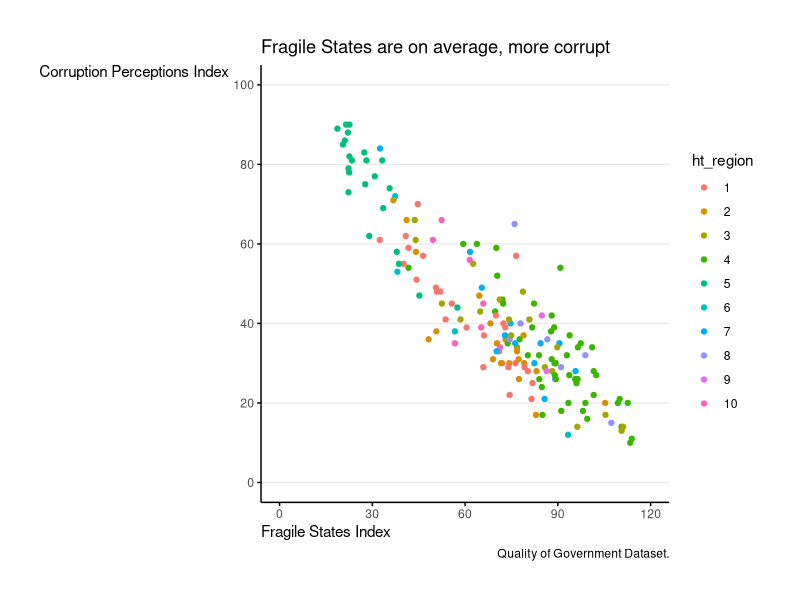

The R source for this figure:
# Assignment 3

# Author: Radhika Kaul

# Dataset used: Quality of government dataset

#Summary: Is a compilation of several datasets and consists more than 2000 variables

# Loading necessary packages
library(tidyverse)
library(haven)


# Loading the Quality of Government Dataset

Data <- read_csv("data/qog_std_cs_jan20.csv")


# Visualization 1: Correlation b/w Fragile States and Corruption Perception in the country


df_1 <- select(Data, cname, ffp_fsi, ti_cpi, ht_region) 
df_1$ht_region <- as.factor(df_1$ht_region)


  ggplot(df_1, mapping = aes(x = ffp_fsi, y = ti_cpi, color = ht_region))+
  geom_point()+
    labs(title = paste("Fragile States are on average, more corrupt"),
         caption ="Quality of Government Dataset.",         
         x = "Fragile States Index",
         y = "Corruption Perceptions Index")+
    scale_x_continuous(limits=c(0,120),
                       breaks=c(0, 30, 60, 90, 120))+
    scale_y_continuous(limits=c(0,100),
                       breaks= c(0, 20, 40, 60, 80, 100))+
  theme_minimal()+
    theme(axis.title.x=element_text(hjust=+0),
          axis.title.y=element_text(angle=0, hjust=+1),
          panel.grid.major.x = element_blank(),
          panel.grid.minor.x = element_blank(),
          panel.grid.minor.y = element_blank(),
          axis.text.x = element_text(angle = 0),
          axis.text.y = element_text(angle = 0),
          axis.line.x = element_line(linetype = "solid"),
          axis.line.y = element_line(linetype = "solid"),
          axis.ticks.x = element_line(),
          axis.ticks.y = element_line(),
          plot.margin = unit(c(1,1,1,1), "cm"))
  
# Corruption perception and fragile states index is negatively correlated, but need to add more information about inference.
  
  
  
  
  

    
